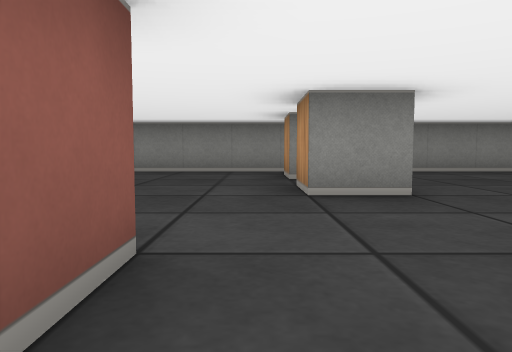
View 1 (above)

13 first-person views from a walk through a cub3D ray-caster map. The camera is about half as high as the walls, tilts 4° down and sees 70° across. The floor is counted in squares. Each view is taken from the middle of a square. On the plan, view 1 faces up. The plan holds only what a view shows up to about 9 squares ahead; the rest is blank.

View 2
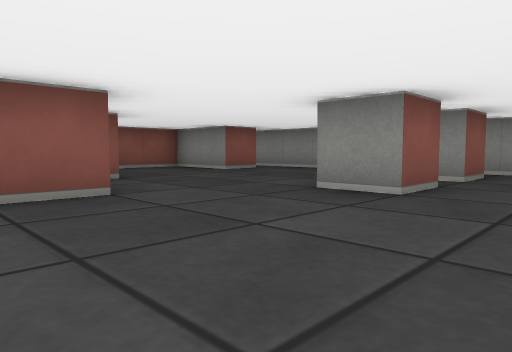

View 3
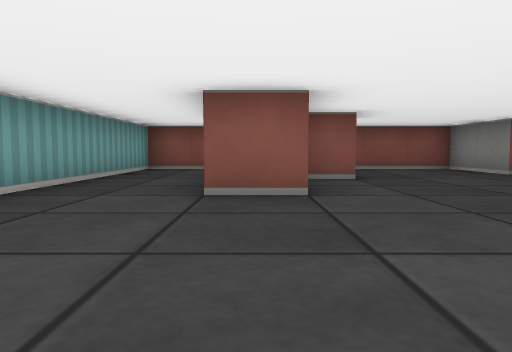

View 4
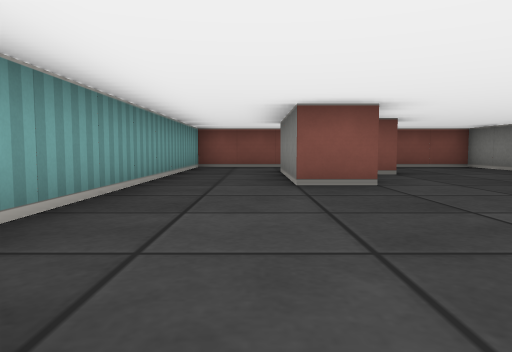

View 5
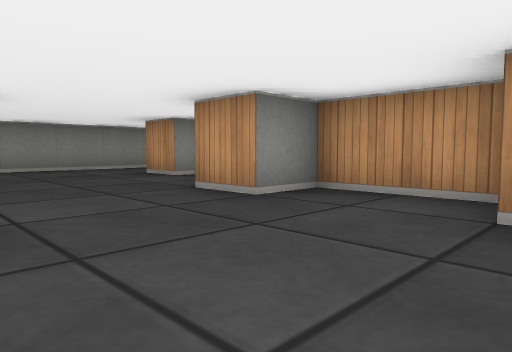

View 6
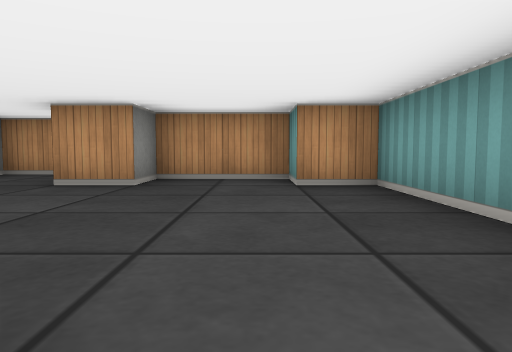

View 7
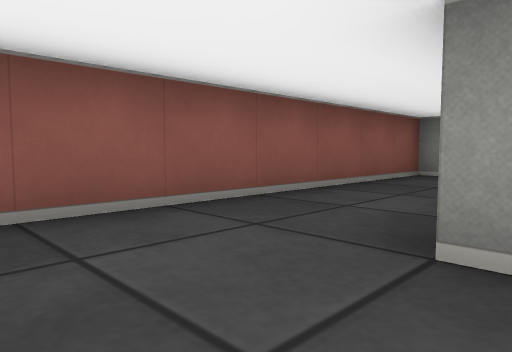

View 8
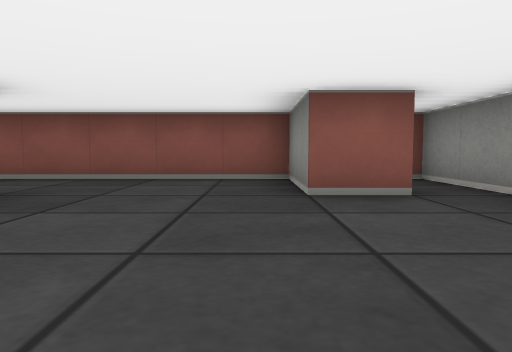

View 9
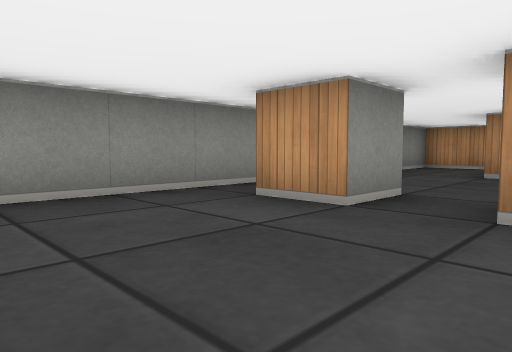

View 10
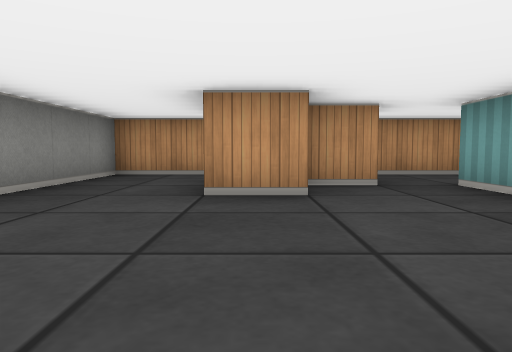

View 11
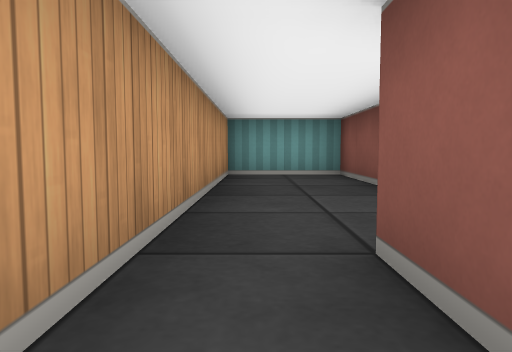

View 12
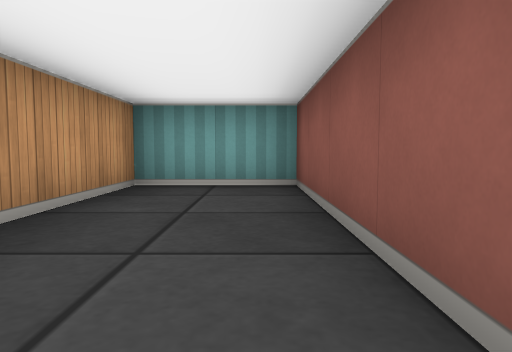

View 13
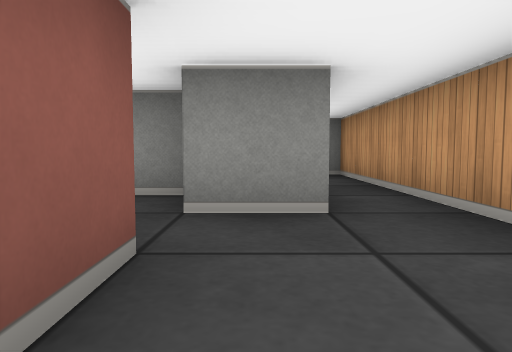

### Floor plan
Points are (right, up) in squares from view 1. A wall is a line through its corners. A room is listed if a view was taken in it or the views show most of it. See-through windows are left out.
Room 1 (views 1, 2, 3, 4, 5, 6, 7, 8, 9, 10)
walls: (-0.5, 1.6) (-0.5, 0.5) (-3.5, 0.5); (1.5, 4.6) (1.5, 3.5) (0.5, 3.5) (0.5, 4.5); (-2.5, 2.6) (-2.5, 1.8); (1.5, 6.5) (1.5, 5.5) (0.5, 5.5) (0.5, 6.5); (-3.5, 6.6) (-3.5, 5.5) (-5.5, 5.5) (-5.5, -1.5) (3.5, -1.5) (3.5, -0.5) (4.5, -0.5) (4.5, 1.5) (3.5, 1.5) (3.5, 2.5); (5.5, 3.5) (5.5, 4.5) (4.5, 4.5) (4.5, 5.5); (6.5, 7.5) (-5.5, 7.5)
ways out: opening at (5, 3) to room 2; opening at (5.5, 6.5) to room 3
Room 2 (views 11, 12, 13)
walls: (4.5, 2.5) (5.5, 2.5) (5.5, -1.5) (7.5, -1.5) (7.5, 5.5); (6.5, 4.4) (6.5, 3.5) (5.5, 3.5)
ways out: opening at (5, 3) to room 1; opening at (7, 4.5) to room 3
Room 3 (no view inside)
walls: (7.5, 5.5) (7.5, 7.5) (6.5, 7.5)
ways out: opening at (5.5, 6.5) to room 1; opening at (7, 4.5) to room 2

Where each view was taken, in squares from view 1:
view 1: 0 up, 0 right, facing up
view 2: 0 up, 3 right, facing up-left
view 3: 1 up, 3 right, facing left
view 4: 0 up, 4 right, facing left
view 5: 1 down, 1 right, facing up-right
view 6: 0 up, 1 left, facing right
view 7: 1 down, 3 left, facing up-left
view 8: 5 up, 0 right, facing left
view 9: 4 up, 2 left, facing up-right
view 10: 5 up, 1 right, facing right
view 11: 5 up, 7 right, facing down
view 12: 3 up, 6 right, facing down
view 13: 1 up, 6 right, facing up
